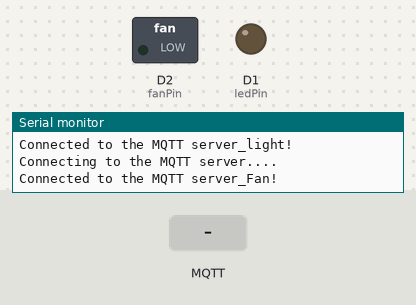
A sketch run on a simulated ESP8266 (NodeMCU). Parts: switched loads named in the sketch (green lamp = pin HIGH), output pins drawn as LEDs (lit = HIGH), the last lines printed to the serial monitor. Inputs (shaded band) come from the test bench. WiFi joins after 1.5 s; servers stay silent unless stated; no MQTT or app messages arrive unless stated.

Above: at 3.3 s.
3.4 s: MQTT message "ON" arrives on the second subscribed topic
At 4.1 s:
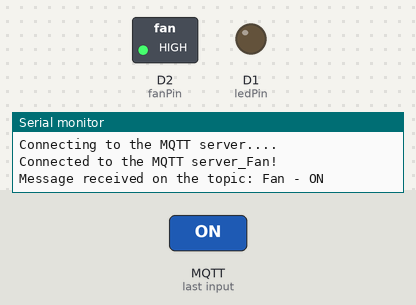
4.9 s: MQTT message "light" arrives on the first subscribed topic
6.4 s: MQTT message "ON" arrives on the first subscribed topic
Timing chart, 0 to 9.4 s (numbered marks = the images above; inputs shaded):
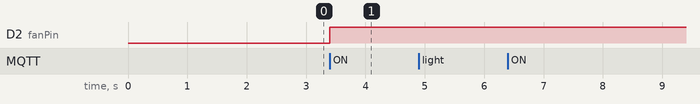

Measured:
- after the input at 3.4 s, D2 (fanPin): LOW → HIGH at once

The sketch:

esp.ino
```cpp
#include <ESP8266WiFi.h>
#include <MQTT.h>

const char ssid[] = "Mody";
const char pass[] = "34258299";

WiFiClient net;
MQTTClient client;
const int ledPin = D1; // LED pin on the ESP8266//D1
const int fanPin = D2; // fan pin on the ESP8266//D2

void connect_light() {
  Serial.print("Checking WiFi....");
  while (WiFi.status() != WL_CONNECTED) {
    Serial.print(".");
    delay(1000);
  }

  Serial.print("\nConnecting to the MQTT server....");
  while (!client.connect("arduino_light", "group-project", "zHeuGXJcjmZLtcQR")) {
    Serial.print(".");
    delay(1000);
  }

  Serial.println("\nConnected to the MQTT server_light!");

  client.subscribe("light");
}

void messageReceived_light(String &topic, String &payload) {
  Serial.println("Message received on the topic: " + topic + " - " + payload);

  if (topic == "light") {
    if (payload == "ON") {
      digitalWrite(ledPin, HIGH); // Turn on the LED
    } else if (payload == "OFF") {
      digitalWrite(ledPin, LOW); // Turn off the LED
    }
  }
}
void connect_fan() {


  Serial.print("\nConnecting to the MQTT server....");
  while (!client.connect("arduino_fan", "group-project", "rsJY4VijrFp5U21X")) {
    Serial.print(".");
    delay(1000);
  }

  Serial.println("\nConnected to the MQTT server_Fan!");

  client.subscribe("Fan");
}

void messageReceived_fan(String &topic, String &payload) {
  Serial.println("Message received on the topic: " + topic + " - " + payload);

  if (topic == "Fan") {
    if (payload == "ON") {
      digitalWrite(fanPin, HIGH); // Turn on the FAN
    } else if (payload == "OFF") {
      digitalWrite(fanPin, LOW); //Turn off the FAN
    }
  }
}
void setup() {
  Serial.begin(115200);
  WiFi.begin(ssid, pass);
  pinMode(ledPin, OUTPUT); //Set up the LED pin as an output
  pinMode(fanPin, OUTPUT); //Set up the fan pin as an output
  client.begin("group-project.cloud.shiftr.io", net);
  client.onMessage(messageReceived_light);
  client.onMessage(messageReceived_fan);
  connect_light();
  connect_fan();
}

void loop() {
  client.loop();
  delay(10);

  if (!client.connected()) {
    connect_light();
    connect_fan();
  }
}
```
